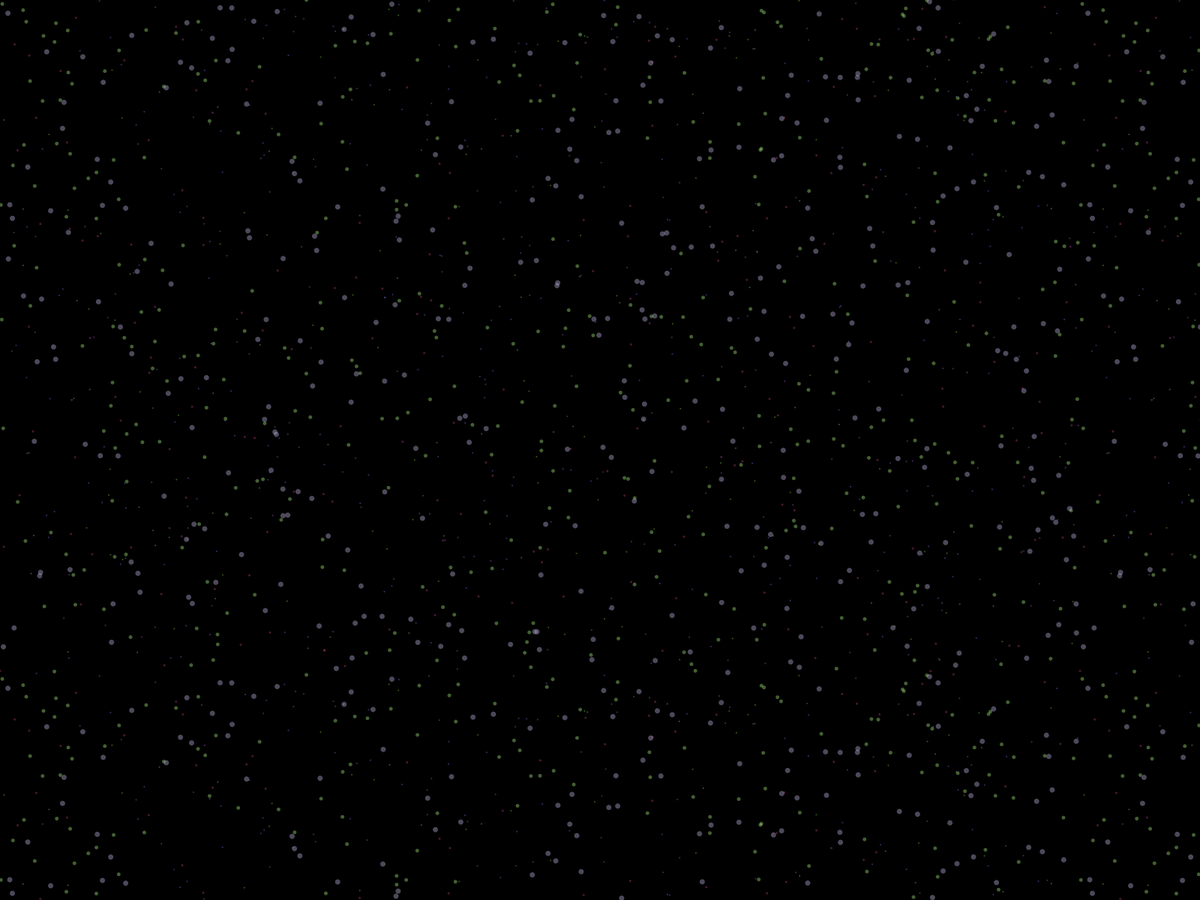
Frame 1 (no input)
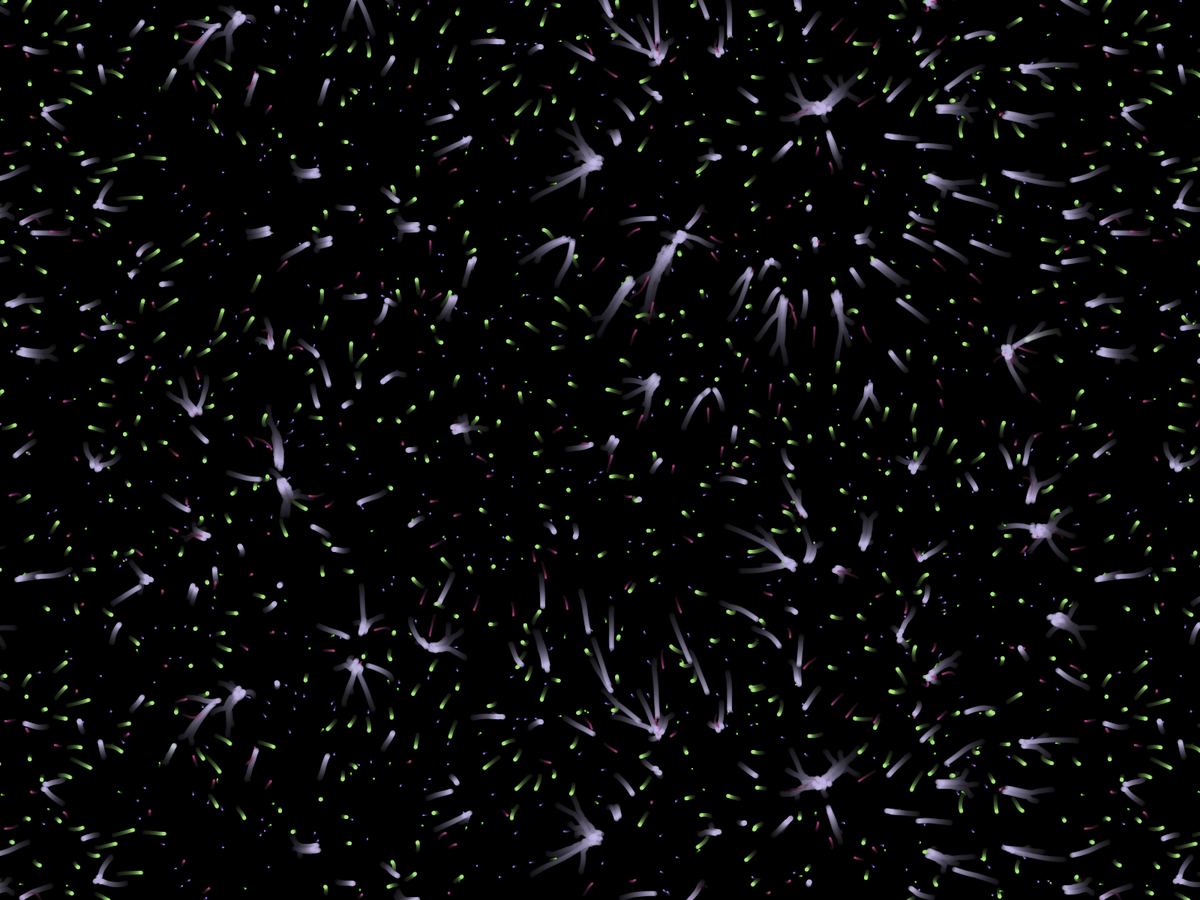
Frame 60 (the mouse pressed at the canvas centre just before this capture)
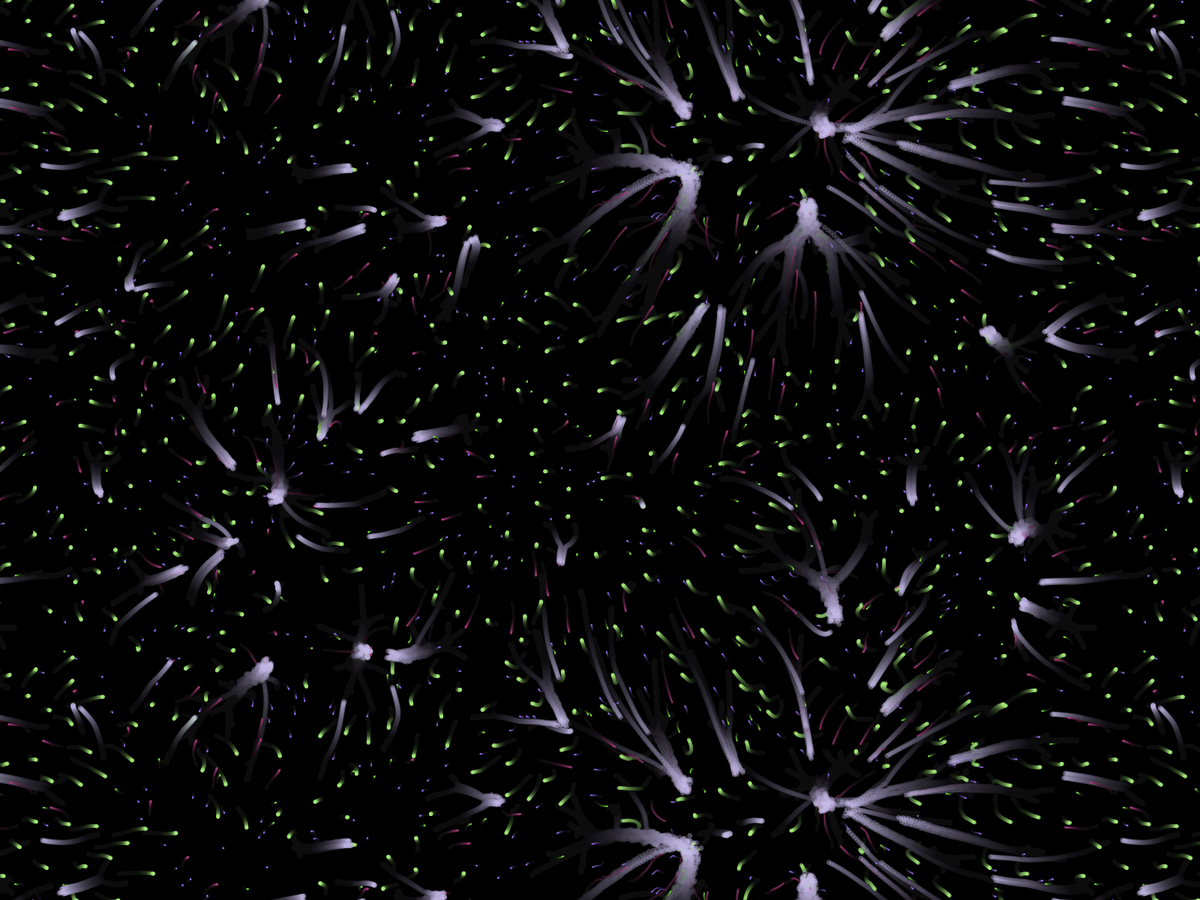
Frame 120 (the mouse held since frame 60 and released just before this capture)

The Processing sketch that drew these frames (run headless with seeded random() and noise(); from frame 60 on, the mouse is pressed at the canvas centre):

// Processing sketch: particleAttractionSketch
// ── particleAttractionSketch.pde
Visualizer visualizer;
State state;

void setup() {
  fullScreen();
  this.state = new State(1440, 900);
  this.visualizer = new Visualizer();
  
  state.addRandomParticles("A");
  state.addRandomParticles("B");
  state.addRandomParticles("C");
  state.addRandomParticles("D");
  state.addRandomParticles("E");
  
  background(0, 0, 0, 0);
}

void draw() {
  this.visualizer.drawState(this.state);
  this.state.updateParticles();
}

void keyPressed() {
  if (key == 'a' || key == 'A') {
      state.settings.toggleAttractionFormula();
  }else if(key == 'l' || key == 'L'){
      visualizer.toggleDrawBorders();
  }
  
}

// ── Particle.pde
class Particle{
  PVector position = new PVector(0, 0);
  PVector velocity = new PVector(random(-1, 1), random(-1, 1));
  float size;
  float mass;
  String type;
  
  color fillColor;
  
  public Particle(String type, PVector initialPosition, color fillColor, int size, float densityFactor){
    this.position = initialPosition;
    this.type = type;
    this.size = size;
    this.mass = pow(this.size, 2) * densityFactor;
    
    this.fillColor = fillColor;
  }
  
  public void apply(PVector force){
    this.velocity.add(force);
    this.velocity.mult(0.5);
  }
  
  public void update(int maxWidth, int maxHeight){
    this.position.add(this.velocity);
    
    if(position.x > maxWidth) {
      position.x = position.x - maxWidth;
    }
    if(position.y > maxHeight) {
      position.y = position.y - maxHeight;
    }
    if(position.x < 0) {
      position.x = position.x + maxWidth;
    }
    if(position.y < 0) {
      position.y = position.y + maxHeight;
    }
  }
}

// ── Settings.pde
class Settings{
  boolean originalAttractionFormula = true;
  float G = 0.01;
  int interactionDistance = 500;
  
  public Settings(){}
  
  public void toggleAttractionFormula(){
    this.originalAttractionFormula = !originalAttractionFormula;
  }
  
  public void changeG(float value){
    this.G += value;
  }
  
  public void changeInteractionDistance(int value){
    this.interactionDistance += value;
  }
}

// ── State.pde
import java.util.Collections;

class State{
  ArrayList<Particle> particles = new ArrayList<Particle>();
  int universeWidth;
  int universeHeight;
  Settings settings = new Settings();
  HashMap<String, HashMap<String, Float>> forceMap = new HashMap();
  
  public State(int creationWidth, int creationHeight){
    this.universeWidth = creationWidth;
    this.universeHeight = creationHeight;
    
    String[] possibleParticles = {"A", "B", "C", "D", "E", "F", "G", "H"};
    
    for (String particle1Type : possibleParticles){
      HashMap<String, Float> particleMap = new HashMap();
      for (String particle2Type : possibleParticles){
        float attractionForce = random(-1, 1);
        particleMap.put(particle2Type, attractionForce);
      }
      this.forceMap.put(particle1Type, particleMap);
    }
  }
  
  public void addParticle(String type, color fillColor, int size, float densityFactor){
    PVector particlePosition = new PVector(random(0, this.universeWidth), random(0, this.universeHeight));
    particles.add(new Particle(type, particlePosition, fillColor, size, densityFactor));
  }
  
  public void addRandomParticles(String type){
    int n = int(random(100, 500));
    color fillColor = color(int(random(50, 250)), int(random(50, 250)), int(random(50, 250)));
    int size = int(random(2, 8));
    float densityFactor = random(0.25, 1.75);
    this.addParticles(type, n, fillColor, size, densityFactor);
  }
  
  public void addParticles(String type, int n, color fillColor, int size, float densityFactor){
    for(int i = 1; i < n;i++){
      this.addParticle(type, fillColor, size, densityFactor);
    }
  }
  
  public void updateParticles(){
    for(Particle particle : particles){
      PVector totalAttraction = new PVector(0, 0);
      for(Particle otherParticle : particles){
        if(particle != otherParticle){
         totalAttraction.add(calculateAttraction(particle, otherParticle));
        }
      }
      particle.apply(totalAttraction);
    }
    
    
    for (int i = 0; i < particles.size();i++){
      for(int j = i+1; j < particles.size();j++){
        collisionCheck(particles.get(i), particles.get(j));
      }
    }
    
    for (Particle particle : particles){
      particle.update(this.universeWidth, this.universeHeight);
    }
  }
  
  private PVector getRelativePosition(Particle A, Particle B){
    float transformedX = A.position.x;
    float transformedY = A.position.y;
    

    if(abs((A.position.x + this.universeWidth) - B.position.x) < this.universeWidth/2){
      transformedX = transformedX + this.universeWidth;
    }else if(abs((A.position.x - this.universeWidth) - B.position.x) < this.universeWidth/2){
      transformedX = transformedX - this.universeWidth;
    }
    
    if(abs((A.position.y + this.universeHeight) - B.position.y) < this.universeHeight/2){
      transformedY = transformedY + this.universeHeight;
    }else if(abs((A.position.y - this.universeHeight) - B.position.y) < this.universeHeight/2){
      transformedY = transformedY - this.universeHeight;
    }
    
    PVector transformedPosition = new PVector(transformedX, transformedY);
    return transformedPosition;
  }
  
  private PVector calculateAttraction(Particle A, Particle B){
    PVector transformedPosition = this.getRelativePosition(A, B);
    float distance = abs(PVector.dist(transformedPosition, B.position));
    
    float attraction;
    if(distance < settings.interactionDistance && distance >  (A.size + B.size) / 2){
      
      if(settings.originalAttractionFormula) {
        attraction = settings.G * ((A.mass * B.mass) / pow(distance, 1)) * (forceMap.get(A.type).get(B.type));
      }else{
        attraction = 50 * settings.G * (A.mass / (A.mass + B.mass)) * pow((settings.interactionDistance - distance) / settings.interactionDistance, 2) * (forceMap.get(A.type).get(B.type));
      }
     
    } else {
      attraction = 0;
    }
    
    PVector attractionVector = PVector.sub(B.position, transformedPosition).normalize().mult(attraction);
    return attractionVector;
  }
  
  private void collisionCheck(Particle A, Particle B){
    PVector transformedPosition = this.getRelativePosition(A, B);
    float distance = abs(PVector.dist(transformedPosition, B.position));
    
    if (distance <= (A.size + B.size)/2){
      PVector newVelocityA = A.velocity.copy();
      PVector newVelocityB = B.velocity.copy();
      
      float totalM = A.mass + B.mass;
      
      PVector V1V2 = PVector.sub(A.velocity, B.velocity);
      PVector P1P2 = PVector.sub(A.position, B.position);
      PVector P1mP2 = PVector.sub(A.position, B.position);
      float absP1mP2 = PVector.sub(A.position, B.position).magSq();
      float massFactorA = (B.mass * 2) / totalM;
      
      float term1A = V1V2.dot(P1P2) / absP1mP2;
      newVelocityA.sub(P1mP2.mult(massFactorA * term1A));
      
      //newVelocityA.sub(V1V2.cross(P1P2).div(absP1mP2).cross(P1mP2).mult(massFactorA));
      
      PVector V2V1 = PVector.sub(B.velocity, A.velocity);
      PVector P2P1 = PVector.sub(B.position, A.position);
      PVector P2mP1 = PVector.sub(B.position, A.position);
      float absP2mP1 = PVector.sub(B.position, A.position).magSq();
      float massFactorB = (A.mass * 2) / totalM;
      
      float term1B = V2V1.dot(P2P1) / absP2mP1;
      newVelocityB.sub(P2mP1.mult(massFactorB * term1B));
      //newVelocityB.sub(V2V1.dot(P2P1).div(absP2mP1).cross(P2mP1).mult(massFactorB));
      
      A.velocity = newVelocityA;
      B.velocity = newVelocityB;
    }
  }
}

// ── Visualizer.pde
class Visualizer{
  State state;
  private int xOffset;
  private int yOffset;
  private boolean showBorders = false;
  
  public Visualizer(){
  }
  
  public void drawState(State state){
    fill(0, 10);
    noStroke();
    rect(0,0,width, height);

    this.setOffsets(state.universeWidth, state.universeHeight);
    if(this.showBorders){
      this.drawArea(state.universeWidth, state.universeHeight);
    }
    
    for (int x = -1; x<= 1; x++){
      for (int y = -1; y<= 1; y++){
        if(x!= 0 || y!=0){
          this.setGridOffsets(state.universeWidth, state.universeHeight, x, y);
          
          ArrayList<Particle> particles = state.particles;
          for(Particle particle : particles){
            this.drawParticle(particle);
          }
        }
      }
    }
    
    this.setGridOffsets(state.universeWidth, state.universeHeight, 0, 0);
    
    ArrayList<Particle> particles = state.particles;
    for(Particle particle : particles){
      this.drawParticle(particle);
    }
  }
  
  private void enableDrawBorders(){
    this.showBorders = true;
  }
  
  private void disableDrawBorders(){
    this.showBorders = false;
  }
  
  public void toggleDrawBorders(){
    this.showBorders = !this.showBorders;
  }
  
  private void drawArea(int areaWidth, int areaHeight){
    //fill(0, 0, 0, 255);
    stroke(255, 255, 255, 30);
    rect(this.xOffset, this.yOffset, areaWidth, areaHeight);
  }
  
  private void drawParticle(Particle particle){
    color fillColor = particle.fillColor;
    fill(red(fillColor), green(fillColor), blue(fillColor), 100);
    noStroke();
    pushMatrix();
    translate(this.xOffset + particle.position.x, this.yOffset + particle.position.y);
    circle(0, 0, particle.size);
    popMatrix();
  }
  
  private void setGridOffsets(int areaWidth, int areaHeight, int gridX, int gridY){
    if(gridX!= 0 || gridY != 0){
    
    }
    this.xOffset = width / 2 - ((areaWidth / 2) + gridX * areaWidth);
    this.yOffset = height / 2 - ((areaHeight / 2) + gridY * areaHeight);
  }
  
  private void setOffsets(int areaWidth, int areaHeight){
    this.xOffset = width / 2 - areaWidth / 2;
    this.yOffset = height / 2 - areaHeight / 2;
  }
  
}
